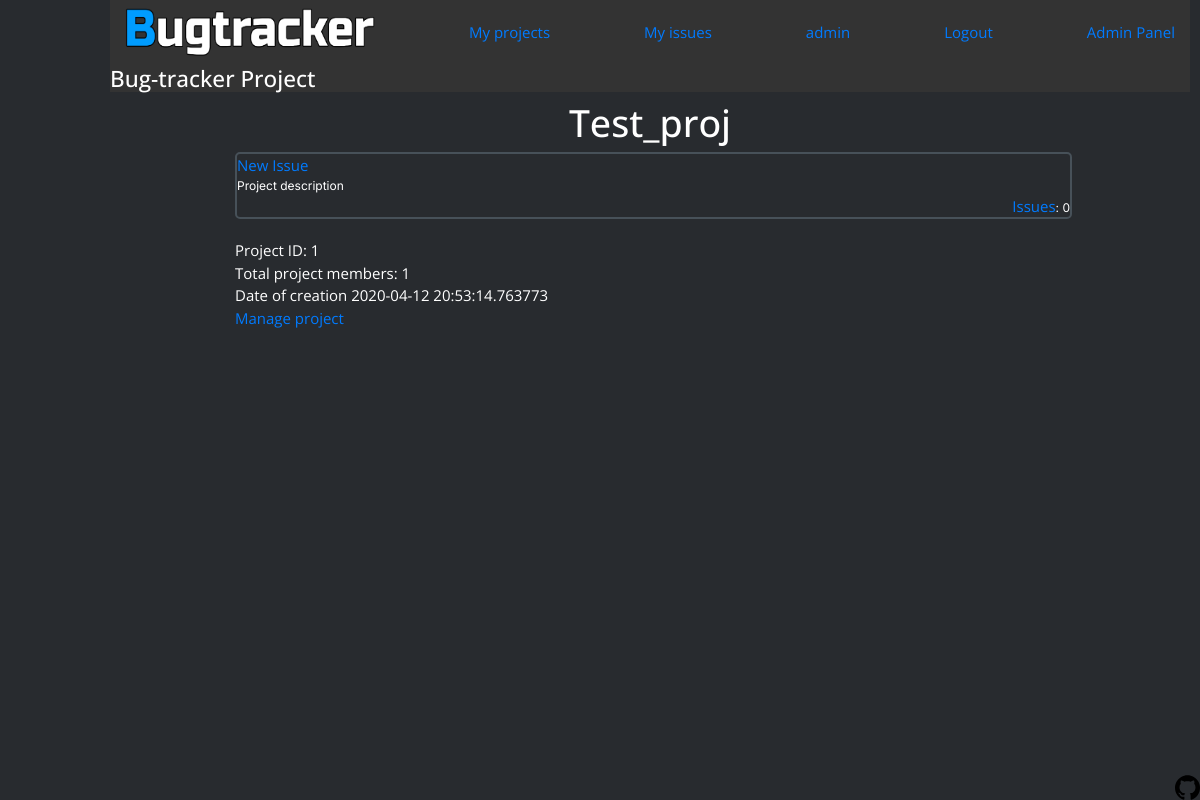
Page /projects/1 (signed in) on the committed database.
### data/models.py (models this page shows, shortened)
class User(SqlAlchemyBase, UserMixin, SerializerMixin):
    __tablename__ = 'users'
    id = sqlalchemy.Column(sqlalchemy.Integer,
                           primary_key=True, autoincrement=True)
    username = sqlalchemy.Column(sqlalchemy.String, nullable=False, unique=True)
    hashed_password = sqlalchemy.Column(sqlalchemy.String, nullable=True)
    reg_ip = sqlalchemy.Column(sqlalchemy.String, nullable=True)
    last_ip = sqlalchemy.Column(sqlalchemy.String, nullable=True)
    created_date = sqlalchemy.Column(sqlalchemy.DateTime,
                                     default=datetime.datetime.now)
    role = sqlalchemy.Column(sqlalchemy.String, default='User')
    API_KEY = sqlalchemy.Column(sqlalchemy.String(24))
    issues = orm.relation('Issue',
                          secondary=association_table_user_to_issue,
                          backref='assignees')
    projects = orm.relation('Project',
                            secondary=association_table_user_to_project,
                            backref='members')
    def project_role(self, project_id: int) -> Optional[str]:
        session = create_session()
        result = session.execute(
            select([association_table_user_to_project.c.project_role]).where(
                association_table_user_to_project.c.member_id == self.id).where(
                association_table_user_to_project.c.project_id == project_id)
        ).fetchone()
        session.close()
        return result[0]

class Project(SqlAlchemyBase, SerializerMixin):
    __tablename__ = 'projects'
    id = sqlalchemy.Column(sqlalchemy.Integer,
                           primary_key=True, autoincrement=True)
    project_name = sqlalchemy.Column(sqlalchemy.String, nullable=False, unique=True)
    created_date = sqlalchemy.Column(sqlalchemy.DateTime,
                                     default=datetime.datetime.now)
    description = sqlalchemy.Column(sqlalchemy.String(256))
    short_project_tag = sqlalchemy.Column(sqlalchemy.String, unique=True)
    issues = orm.relation('Issue', secondary=association_table_project_to_issue, backref='project')

### main_app.py (the view)
@app.route('/projects/<project_id>')
@login_required
def project(project_id):
    session = db_session.create_session()
    registered_users = len(session.query(User).all())
    project_object = session.query(Project).filter(Project.id == project_id).first()
    if project_object is None:
        logger.info(f'Project with Project.id {project_id} doesnt exist')
        abort(404)
    if current_user not in project_object.members and not current_user.is_admin:
        logger.info(f'User {current_user.username} doesnt have access to Project(project_name={project_object.name},'
                    f'project_id={project_object.id})')
        abort(403)
    date_of_creation = project_object.created_date
    date_of_creation = f'{date_of_creation.day}-{date_of_creation.month}-{date_of_creation.year} at {date_of_creation.hour}:' \
                       f'{date_of_creation.minute}:{date_of_creation.second}'
    return render_template('project.html', project=project_object, date_of_creation=date_of_creation)

### data/db_session.py (called while the page is built)
def create_session() -> Session:
    global __factory
    return __factory()

### main_app.py (called while the page is built)
@login_manager.user_loader
def load_user(user_id):
    session = db_session.create_session()
    loaded_user = session.query(User).get(user_id)
    logger.debug(f'User {loaded_user.username} loaded ')
    session.close()
    return loaded_user

### templates/project.html (shortened to what this page needs)
{% extends "base.html" %}
{% block content %}
<h1 align="center">{{ project.project_name }}</h1>
<div class='my-body project-info'>
  <div class="project-element">
    <div class='project'>
      <div class='project-head2'><a href='/projects/{{ project.id }}/new_issue'>New Issue</a></div>
    </div>
    <div class="project-desc"> {{ project.description }} </div>
    <div class="project-desc" align="right"><a href="/projects/{{ project.id }}/issues">Issues</a>: {{ project.issues|length }}</div>
  </div>
  {% if current_user.project_role(project.id) == 'root' or 'manager' or current_user.role =='admin' %}
    <div class='root-project-info'>
      Project ID: {{ project.id }} <br>
      Total project members: {{ project.members|length }} <br>
      Date of creation {{ project.created_date }} <br>
      <a href="/projects/{{ project.id }}/manage">Manage project</a>
    </div>
  {% endif %}
</div>
{% endblock %}

### templates/base.html (shortened to what this page needs)
<!doctype html>
<html lang="en">
<head>
    <link rel="stylesheet"
          href="https://stackpath.bootstrapcdn.com/bootstrap/4.4.1/css/bootstrap.min.css"
>
    <link rel="stylesheet" href="{{ url_for('static', filename='css/my_css.css') }}">
</head>
<body class="my-body">
<header>
    <nav class="navbar navbar-custom">
      <div>
        <a href="/index">
        <img src="{{ url_for('static', filename='img/logo3.png') }}" width="250" height="50" alt="Bugtracker logo">
        </a>
      </div>
      {% if current_user.is_authenticated %}
        <a class="navbar-link" href='/profile/{{ current_user.id }}/projects'>My projects</a>
        <a class="navbar-link" href='/profile/{{ current_user.id }}/issues'>My issues</a>
        <a class="navbar-link" href="/profile/{{ current_user.id }}">{{ current_user.username }}</a>
        <a class="navbar-link" href="/logout">Logout</a>
        {% if current_user.role == 'Admin' %}
          <a class="navbar-link" href="/admin">Admin Panel</a>
        {% endif %}
      {% endif %}
    </nav>
    <h4 class="my-header">Bug-tracker Project</h4>
</header>
<main role="main" class="container">
    {% block content %}{% endblock %}
</main>
<footer>
    <a href="https://github.com/SadnessPWNZ/Bugtracker-Project">
      <div class="open-source-badge" style="align:right;position:absolute;bottom:0;right:0%;"><img src="{{ url_for('static', filename='img/github_logo.svg') }}"alt="Open source" width=25 height=25></div>
    </a>
</body>
</html>

### static/css/my_css.css (style rules this page uses)
* { font-family: 'Open Sans', sans-serif; font-size: 15px; }
.navbar { background-color: #333333; margin-left: 0px; }
.my-header { color: white; background-color: #333333; }
.my-body { color: white; background-color: #282B2F; margin-left: 100px; padding: 0px 10px; }
.project-element, .project-member, .issue-element { display: flex; flex-direction: column; width: 90%; border-style: solid; border-width: 2px; border-radius: 5px; border-color: #475159; margin-bottom: 20px; }
.project-desc { font-size: 12px; font-family: 'Inter', sans-serif; }

### rows in the picture
User: username "admin"
Project: project_name "Test_proj", description "Project description", id "1", created_date "2020-04-12 20:53:14.763773"

### other values in the picture
{{ project.issues|length }} "0"
{{ project.members|length }} "1"
